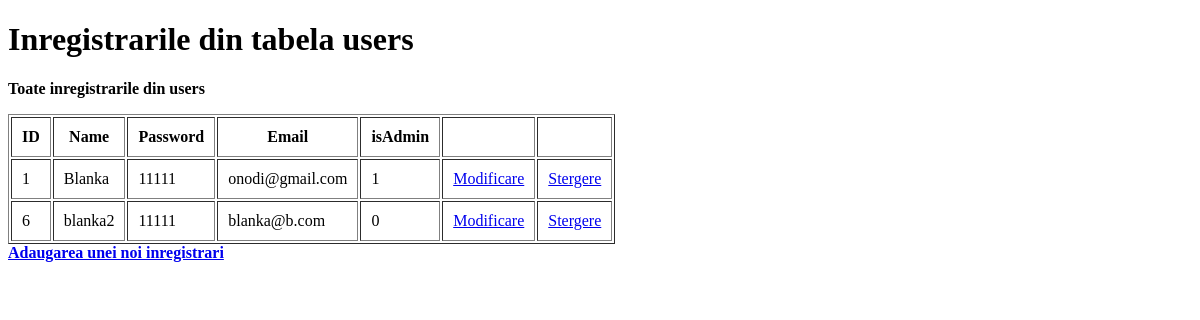
Before: /Users/Get.php with the older database file.
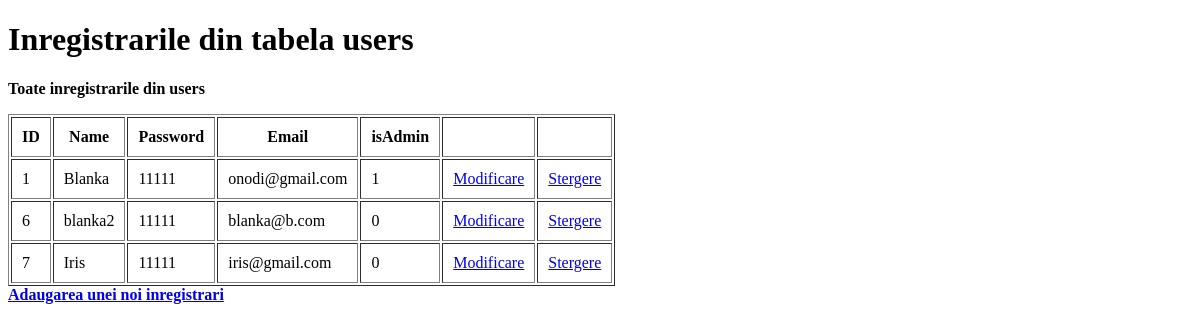
After: the same page with the newer database file.
### tables this page shows
CREATE TABLE `users` (
                         `ID` int(11) NOT NULL,
                         `Name` varchar(255) DEFAULT NULL,
                         `Password` varchar(255) DEFAULT NULL,
                         `Email` varchar(255) DEFAULT NULL,
                         `isAdmin` tinyint(1) DEFAULT 0
);

### Users/Get.php (the view, shortened to what this page needs)
<!DOCTYPE HTML PUBLIC "-//W3C//DTD HTML 4.01//EN" "http://www.w3.org/TR/html4/strict.dtd">
<html>
<head>
</head>
<body>
<h1>Inregistrarile din tabela users</h1>
<p><b>Toate inregistrarile din users</b</p>
<?php
include("../Conectare.php");
if ($result = $mysqli->query("SELECT * FROM users ORDER BY ID ")) {
    if ($result->num_rows > 0) {
        echo "<table border='1' cellpadding='10'>";
        echo "<tr><th>ID</th><th> Name</th><th>Password
</th><th>Email</th><th>isAdmin</th><th></th><th></th></tr>";
        while ($row = $result->fetch_object()) {
            echo "<tr>";
            echo "<td>" . $row->ID . "</td>";
            echo "<td>" . $row->Name . "</td>";
            echo "<td>" . $row->Password . "</td>";
            echo "<td>" . $row->Email . "</td>";
            echo "<td>" . $row->isAdmin . "</td>";
            echo "<td><a href='Update.php?ID=" . $row->ID . "'>Modificare</a></td>";
            echo "<td><a href='Delete.php?ID=" . $row->ID . "'>Stergere</a></td>";
            echo "</tr>";
        }
        echo "</table>";
    }
    else {
        echo "<p>Nu sunt inregistrari in tabela!</p>";
    }
}
else {
    echo "Error: " . $mysqli->error();
}
?>
<a href="Post.php">Adaugarea unei noi inregistrari</a>
</body>
</html>

Changed rows visible on the page:
added users: ID "7", Name "Iris", Password "11111", Email "iris@gmail.com", isAdmin "0"
